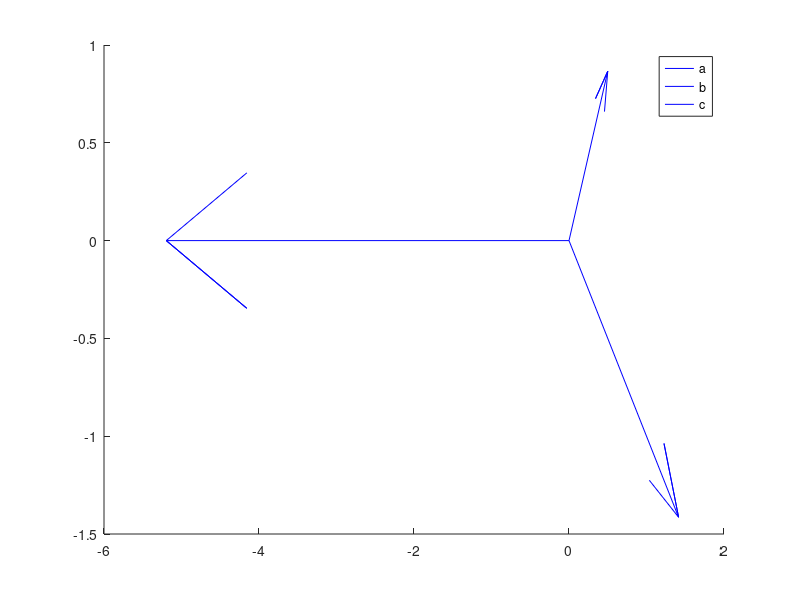

The MATLAB source for this figure:
clear all;
clc;
close all;

% Part 1
hold on;
disp('Part 1')
y1 = exp(i * pi/3)
mag = abs(1/2 + j*sqrt(3)/2)
ang = angle(1/2 + sqrt(3)/2)
compass(y1)

y2 = 2*exp(-j*pi/4)
compass(y2)

y3 = 6*cos(5*pi/6);
compass(y3)

legend('a','b','c')

% Part 2
disp('Part 2')
x1 = 3.5 * exp(i * pi/5);
x2 = 2.5 * exp(i*2*pi/3);

x3 = x1+x2;

amp = abs(x3);
ang = angle(x3)

% hold on;
% compass(x1)
% compass(x2)
% compass(x3)
